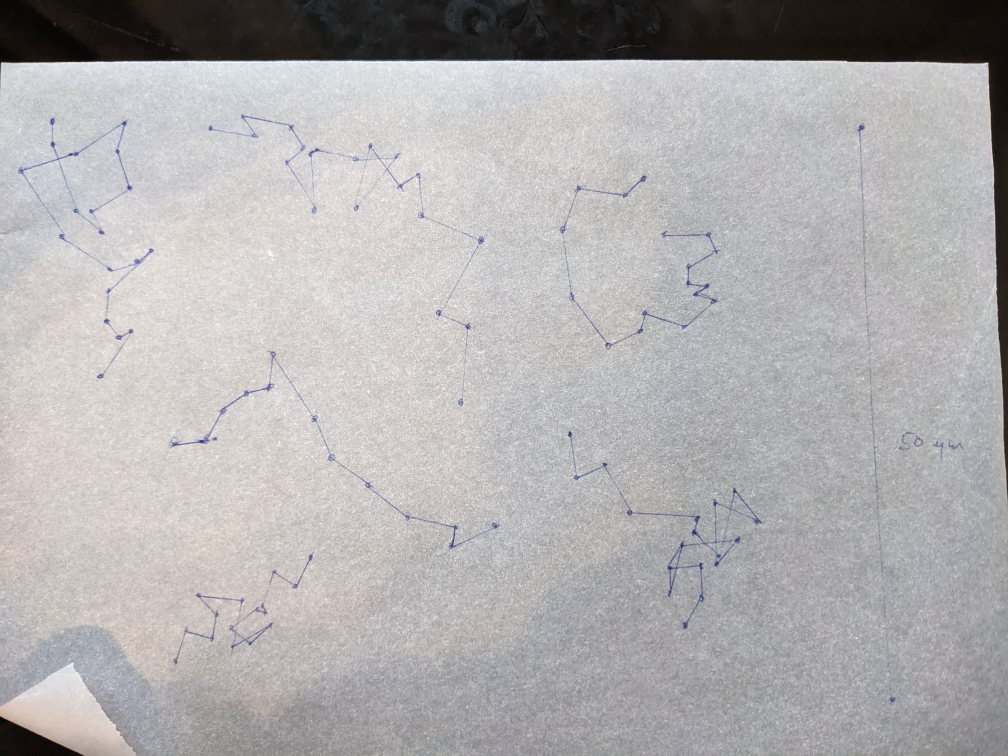
#> input picture praktikum2/uloha04-Brownův_pohyb/brown_pct.jpg, 4032 x 3024 px (shown at 1/4 size)
$ python brown_measure.py
#> lines starting #> are read from the running program, lines starting #| are printed output that depends on the picture
import cv2
import json
import numpy as np

trace_count = 15
trace = []

def click_event(event, x, y, flags, param):
    global trace_count
    if event == cv2.EVENT_LBUTTONDOWN:
        print(f"{trace_count} Clicked at: ({x}, {y})")
        trace.append((x, y))
        trace_count -= 1

video_path = "brown.mp4"
cap = cv2.VideoCapture(video_path)

img = cv2.imread('./brown_pct.jpg')
#> img is the input picture: shape (3024, 4032, 3); mean B, G, R 175.2, 174.6, 176.7
img = cv2.resize(img, (1200, 800))
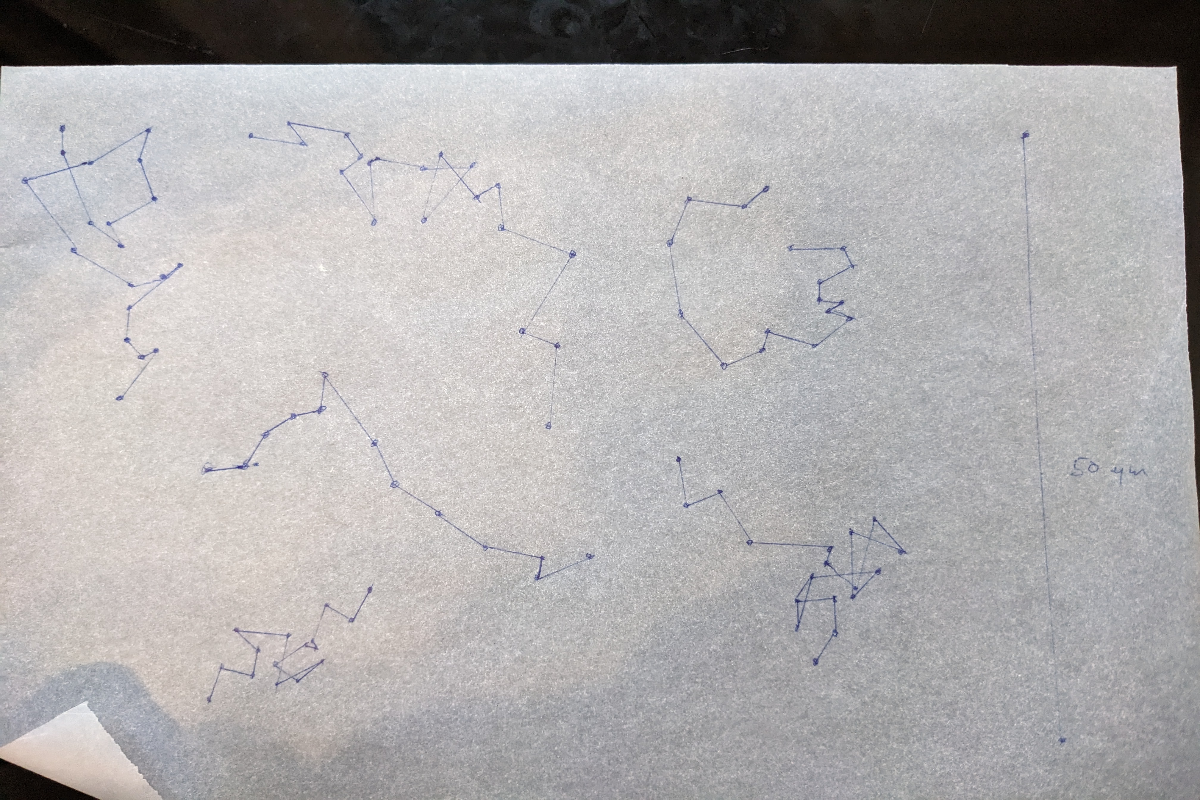
#> img: shape (800, 1200, 3); mean B, G, R 175, 174.4, 176.6
cv2.imshow("Frame", img)
cv2.setMouseCallback("Frame", click_event)
cv2.waitKey(0)


while trace_count > 0:
    ret, frame = cap.read()
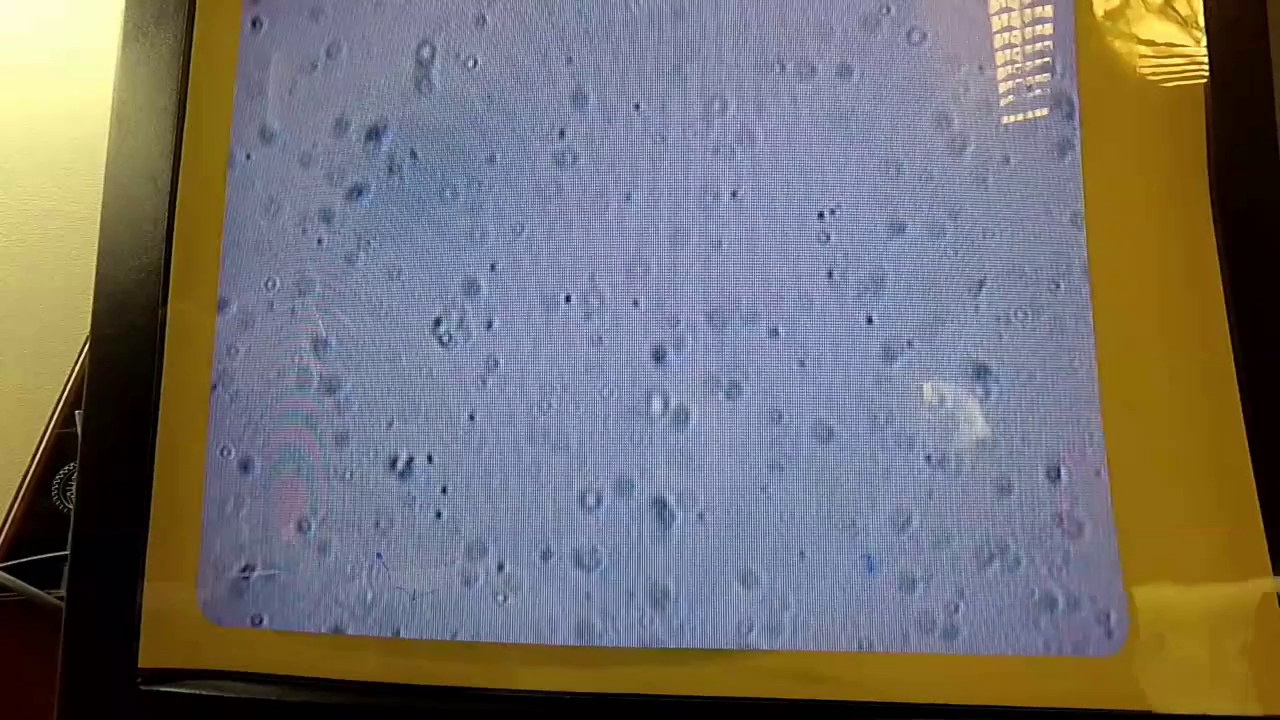
#> input picture frame 14 of praktikum2/uloha04-Brownův_pohyb/brown.mp4, 1280 x 720 px
#> frame is the input picture: shape (720, 1280, 3); mean B, G, R 110.8, 113.7, 117.1
    cv2.imshow("Frame", frame)
    cv2.setMouseCallback("Frame", click_event)
    cv2.waitKey(0)

cap.release()
cv2.destroyAllWindows()

data_old = np.loadtxt('brown2.txt')
data_new = np.array(trace).reshape(-1, 2)
#data = np.column_stack([data_old, data_new])
np.savetxt('brown2.txt', data_new, fmt='%d')
